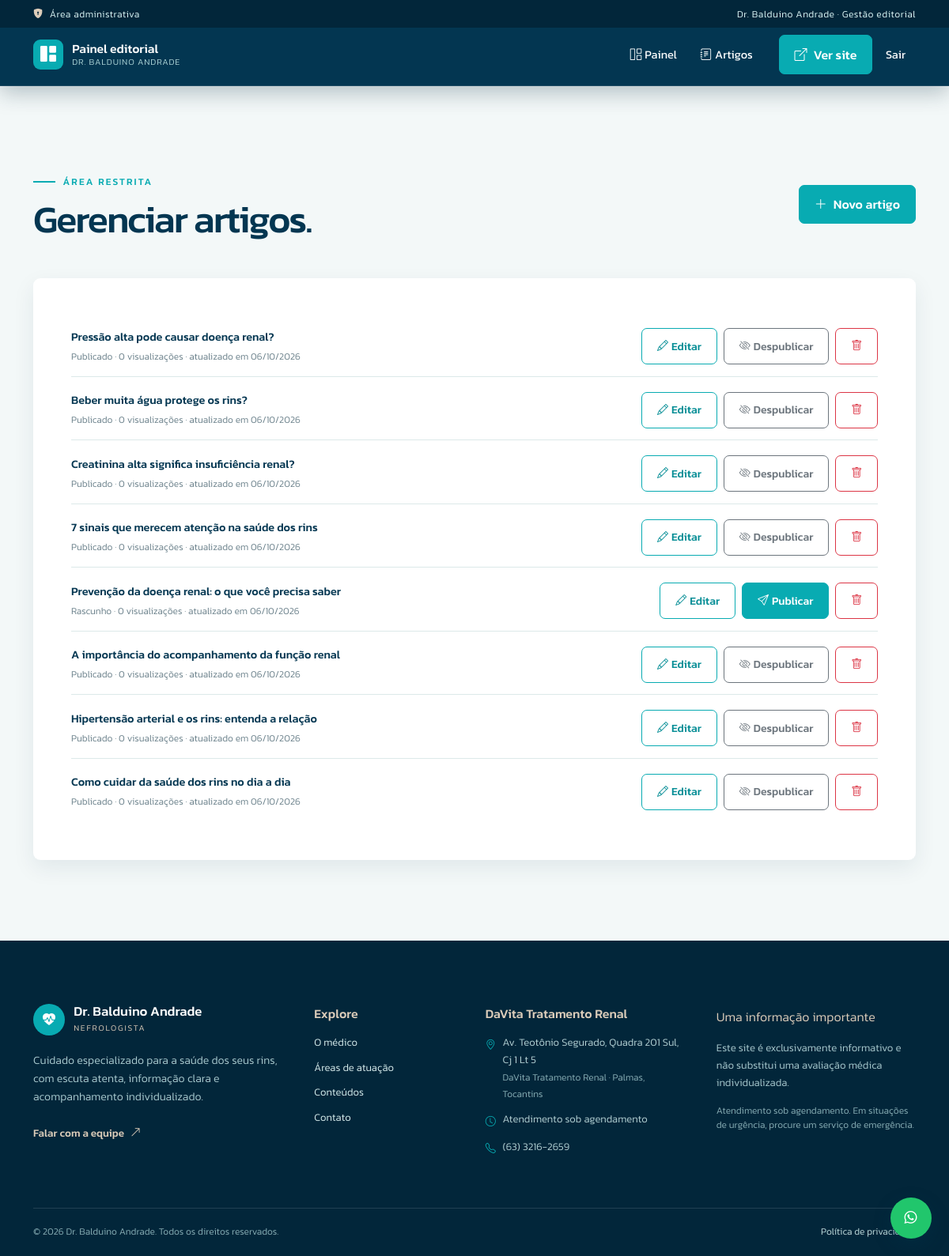
Screenshot of /admin/artigos (signed in) with the database file from the repository.
### models/article.py (models this page shows, shortened)
class Article(db.Model):
    __tablename__ = "articles"
    id = db.Column(db.Integer, primary_key=True)
    title = db.Column(db.String(200), nullable=False)
    slug = db.Column(db.String(250), unique=True, nullable=False, index=True)
    summary = db.Column(db.Text, nullable=False)
    content = db.Column(db.Text, nullable=False)
    cover_image = db.Column(db.String(250), nullable=True)
    status = db.Column(db.String(20), default="rascunho", nullable=False)  # rascunho, publicado
    author_id = db.Column(db.Integer, db.ForeignKey("users.id"), nullable=False)
    author = db.relationship("User", back_populates="articles")
    created_at = db.Column(db.DateTime, default=lambda: datetime.now(timezone.utc))
    updated_at = db.Column(db.DateTime, default=lambda: datetime.now(timezone.utc),
                           onupdate=lambda: datetime.now(timezone.utc))
    published_at = db.Column(db.DateTime, nullable=True)
    views = db.relationship("ArticleView", back_populates="article",
                           cascade="all, delete-orphan", lazy="dynamic")
    @property
    def view_count(self):
        return self.views.count()

### routes/admin.py (the view)
@admin_bp.route("/artigos")
@login_required
def admin_artigos():
    articles = Article.query.order_by(Article.updated_at.desc()).all()
    return render_template("admin/artigos.html", articles=articles)

### models/user.py (called while the page is built)
@login_manager.user_loader
def load_user(user_id):
    return User.query.get(int(user_id))

### templates/admin/artigos.html (shortened to what this page needs)
{% extends "base.html" %}
{% block content %}
<section class="admin-shell section">
    <div class="container">
        <div class="d-flex flex-wrap justify-content-between align-items-center gap-3 mb-5"><div><span class="section-label">Área restrita</span><h1 class="section-title mb-0">Gerenciar artigos.</h1></div><a class="btn btn-primary" href="{{ url_for('admin.novo_artigo') }}"><i class="bi bi-plus-lg me-2"></i>Novo artigo</a></div>
        <div class="contact-card">
            <div class="admin-list">
                {% for article in articles %}
                <div class="admin-list-item">
                    <span><strong>{{ article.title }}</strong><small>{{ article.status|capitalize }} · {{ article.view_count }} visualizações · atualizado em {{ article.updated_at.strftime('%d/%m/%Y') if article.updated_at else '—' }}</small></span>
                    <div class="d-flex flex-wrap gap-2 justify-content-end">
                        <a class="btn btn-sm btn-outline-primary" href="{{ url_for('admin.editar_artigo', id=article.id) }}"><i class="bi bi-pencil me-1"></i>Editar</a>
                        {% if article.status == 'publicado' %}<form method="post" action="{{ url_for('admin.despublicar_artigo', id=article.id) }}"><button class="btn btn-sm btn-outline-secondary" type="submit"><i class="bi bi-eye-slash me-1"></i>Despublicar</button></form>{% else %}<form method="post" action="{{ url_for('admin.publicar_artigo', id=article.id) }}"><button class="btn btn-sm btn-primary" type="submit"><i class="bi bi-send me-1"></i>Publicar</button></form>{% endif %}
                        <form method="post" action="{{ url_for('admin.excluir_artigo', id=article.id) }}" onsubmit="return confirm('Excluir este artigo? Esta ação não pode ser desfeita.');"><button class="btn btn-sm btn-outline-danger" type="submit" aria-label="Excluir {{ article.title }}"><i class="bi bi-trash"></i></button></form>
                    </div>
                </div>
                {% else %}<p class="text-muted mb-0">Nenhum artigo cadastrado.</p>{% endfor %}
            </div>
        </div>
    </div>
</section>
{% endblock %}

### static/css/style.css (style rules this page uses)
:root { --navy: #033651; --navy-deep: #02263a; --navy-soft: #0c526c; --beige: #ddcdba; --beige-alpha: #ddcdba4; --teal: #08abb2; --teal-deep: #078e96; --white: #ffffff; --mist: #f3f8f8; --ink: #163d50; --muted: #6b818b; --line: #dce9e9; --shadow: 0 20px 55px rgba(3, 54, 81, .12); --shadow-soft: 0 10px 28px rgba(3, 54, 81, .08); --font-body: 'Kanit', sans-serif; --font-display: 'Quebec', 'Kanit', sans-serif; }
* { box-sizing: border-box; }
html { scroll-behavior: smooth; }
body { padding-top: 110px; color: var(--ink); background: var(--white); font-family: var(--font-body); font-weight: 300; line-height: 1.65; overflow-x: hidden; }
a { color: inherit; }
.btn { border-radius: 7px; font-family: var(--font-body); font-weight: 500; padding: .72rem 1.18rem; transition: transform .2s ease, box-shadow .2s ease, background .2s ease, border-color .2s ease; }
.btn-nav-cta, .btn-primary { background: var(--teal); border-color: var(--teal); color: var(--white) !important; }
.btn-outline-primary { border-color: var(--teal); color: var(--teal-deep); }
.eyebrow, .section-label { display: inline-flex; align-items: center; gap: .6rem; color: var(--teal); font-size: .76rem; font-weight: 500; letter-spacing: .17em; text-transform: uppercase; }
.eyebrow::before, .section-label::before { content: ''; width: 28px; height: 2px; background: currentColor; }
.hero-title, .section-title, .page-title, .display-title { font-family: var(--font-display); font-weight: 500; letter-spacing: -.035em; line-height: 1.08; }
.section { padding: 6.4rem 0; }
.section-title { margin: .75rem 0 1rem; color: var(--navy); font-size: clamp(2.1rem, 4vw, 3.6rem); }
.contact-card { height: 100%; padding: clamp(1.6rem, 4vw, 3rem); border-radius: 9px; background: var(--white); box-shadow: var(--shadow-soft); }
.admin-shell { background: var(--mist); }
.admin-list { display: grid; gap: .25rem; }
.admin-list-item { display: flex; justify-content: space-between; gap: 1rem; align-items: center; padding: .9rem 0; border-bottom: 1px solid var(--line); color: var(--navy); text-decoration: none; }
.admin-list-item:last-child { border-bottom: 0; }
.admin-list-item strong { display: block; font-size: .9rem; font-weight: 500; }
.admin-list-item small { display: block; margin-top: .2rem; color: var(--muted); font-size: .75rem; }

### rows the page displays
Article: title "Pressão alta pode causar doença renal?", status "Publicado", view_count "0", updated_at "06/10/2026"
Article: title "Beber muita água protege os rins?", status "Publicado", view_count "0", updated_at "06/10/2026"
Article: title "Creatinina alta significa insuficiência renal?", status "Publicado", view_count "0", updated_at "06/10/2026"
Article: title "7 sinais que merecem atenção na saúde dos rins", status "Publicado", view_count "0", updated_at "06/10/2026"
Article: title "Prevenção da doença renal: o que você precisa saber", status "Rascunho", view_count "0", updated_at "06/10/2026"
Article: title "A importância do acompanhamento da função renal", status "Publicado", view_count "0", updated_at "06/10/2026"
Article: title "Hipertensão arterial e os rins: entenda a relação", status "Publicado", view_count "0", updated_at "06/10/2026"
Article: title "Como cuidar da saúde dos rins no dia a dia", status "Publicado", view_count "0", updated_at "06/10/2026"

### other values shown
{{ clinic_name }} "DaVita Tratamento Renal"
{{ clinic_address }} "Av. Teotônio Segurado, Quadra 201 Sul, Cj 1 Lt 5"
{{ clinic_city }} "DaVita Tratamento Renal · Palmas, Tocantins"
{{ clinic_hours }} "Atendimento sob agendamento"
{{ clinic_phone }} "(63) 3216-2659"
